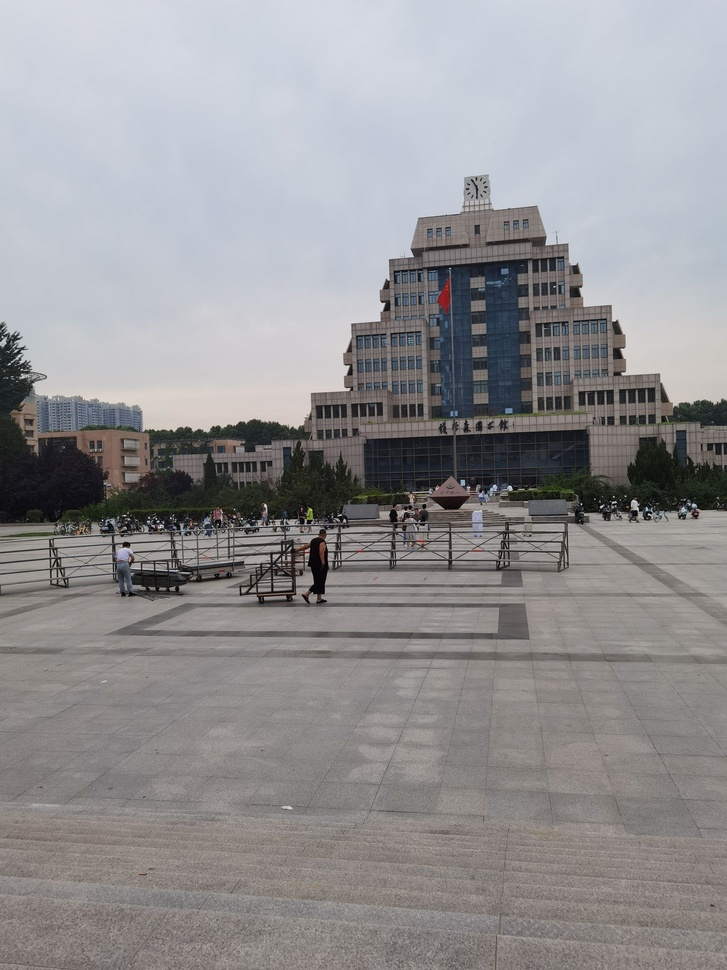
#> input picture 计算机视觉与模式识别/实验/Lab2-Panorama Stiching/Panorama_Stiching/images1/1-3.jpg, 727 x 970 px, shrunk from 1536 x 2048 before the run; its folder holds 4 pictures in this run; the run also reads 1 picture not shown here
$ python main.py
#> lines starting #> are read from the running program, lines starting #| are printed output that depends on the picture; after the words box and inside, x2 and y2 are one past the last pixel; in counts of white or black regions, pixels touching at a corner belong together
### 计算机视觉与模式识别/实验/Lab2-Panorama Stiching/Panorama_Stiching/Image_stiching.py
import numpy as np
import cv2
from NccFeature import extractNccFeature
from Ransac import ransac
from Transform import transform


def stiching(im1, im2, interactive=False):
    # show images before stiching
    im_cat = None
    if interactive:
        im_cat = np.concatenate((im1, im2), axis=1)
        cv2.imshow('', im_cat)
        cv2.waitKey(0)
        cv2.destroyAllWindows()

    # get SIFT feature points
    sift = cv2.SIFT_create()
    key_points1, _ = sift.detectAndCompute(im1, None)
    Loca1 = np.array([kp.pt for kp in key_points1]).reshape(-1, 2).astype(int)
    key_points2, _ = sift.detectAndCompute(im2, None)
    Loca2 = np.array([kp.pt for kp in key_points2]).reshape(-1, 2).astype(int)

    # match feature points
    description1 = extractNccFeature(im1, Loca1, [20])
    description2 = extractNccFeature(im2, Loca2, [20])
    dist = np.dot(description1, description2.T)

    # get matching point pairs
    vals = np.max(dist, axis=1)
    indexes = np.argmax(dist, axis=1)
    threshold = 0.75
    index1 = np.where(vals > threshold)[0]
    index2 = indexes[index1]
    Loca1 = Loca1[index1, :]
    Loca2 = Loca2[index2, :]

    # show matching point pairs
    if interactive:
        for i in range(len(Loca1)):
            cv2.circle(im_cat, (int(Loca1[i, 0]), int(Loca1[i, 1])), 5, (0, 0, 255), 2)
            cv2.circle(im_cat, (int(Loca2[i, 0] + im1.shape[1]), int(Loca2[i, 1])), 5, (0, 255, 0), 2)
        cv2.imshow('', im_cat)
        cv2.waitKey(0)
        cv2.destroyAllWindows()

    # use RANSAC to get the best Homography Matrix
    trials = 10000
    H, _ = ransac(Loca2, Loca1, trials)

    # get boundary point after img2 transformation
    nx2, ny2 = im2.shape[1], im2.shape[0]
    x_bound2 = np.array([0, nx2 - 1, nx2 - 1, 0])
    y_bound2 = np.array([0, 0, ny2 - 1, ny2 - 1])
    bound_transformed = transform(H, np.vstack((x_bound2, y_bound2)).T).T

    # get boundary point of stiching image
    nx1, ny1 = im1.shape[1], im1.shape[0]
    xlo = int(np.floor(np.min([0, np.min(bound_transformed[0, :])])))
    xhi = int(np.ceil(np.max([nx1 - 1, np.max(bound_transformed[0, :])])))
    ylo = int(np.floor(np.min([0, np.min(bound_transformed[1, :])])))
    yhi = int(np.ceil(np.max([ny1 - 1, np.max(bound_transformed[1, :])])))

    bounds = np.empty((2, 4), dtype=object)
    # coordinate transformation of boundary point
    bounds[0, 0] = np.array([[0, nx1 - 1, nx1 - 1, 0], [0, 0, ny1 - 1, ny1 - 1]]) + np.array([[-xlo], [-ylo]])
    bounds[1, 0] = bound_transformed + np.array([[-xlo], [-ylo]])

    # transformation matrix to img1
    bounds[0, 1] = np.eye(3)
    bounds[1, 1] = H

    # mask matrix
    sigma = 0.75
    xg1, yg1 = np.meshgrid(np.arange(0, nx1), np.arange(0, ny1))
    mask1 = ((xg1 - nx1 / 2.0) ** 2) / ((sigma * nx1) ** 2) + ((yg1 - ny1 / 2.0) ** 2) / ((sigma * ny1) ** 2)
    xg2, yg2 = np.meshgrid(np.arange(0, nx2), np.arange(0, ny2))
    mask2 = ((xg2 - nx2 / 2.0) ** 2) / ((sigma * nx2) ** 2) + ((yg2 - ny2 / 2.0) ** 2) / ((sigma * ny2) ** 2)
    bounds[0, 2] = np.exp(-mask1)
    bounds[1, 2] = np.exp(-mask2)

    # img matrix
    bounds[0, 3] = im1
    bounds[1, 3] = im2

    nc = im1.shape[2]
    imTotal = np.zeros((yhi - ylo + 1, xhi - xlo + 1, nc))
    maskTotal = np.zeros((yhi - ylo + 1, xhi - xlo + 1))

    # forward transformation
    for i in range(2):
        xlo_i = int(np.floor(np.min(bounds[i, 0][0, :])))
        xhi_i = int(np.ceil(np.max(bounds[i, 0][0, :])))
        ylo_i = int(np.floor(np.min(bounds[i, 0][1, :])))
        yhi_i = int(np.ceil(np.max(bounds[i, 0][1, :])))

        xg_i, yg_i = np.meshgrid(np.arange(xlo_i, xhi_i + 1), np.arange(ylo_i, yhi_i + 1))

        M = bounds[i, 1]
        coord = transform(np.linalg.inv(M),
                          (np.vstack([xg_i.reshape(-1, order='F'), yg_i.reshape(-1, order='F')])
                           + np.array([[xlo], [ylo]])).T).T
        x_coord = coord[0, :].reshape(xg_i.shape, order='F')
        y_coord = coord[1, :].reshape(yg_i.shape, order='F')

        im_i = np.zeros((yhi_i - ylo_i + 1, xhi_i - xlo_i + 1, nc))

        for j in range(nc):
            im_i[:, :, j] = cv2.remap(bounds[i, 3][:, :, j], x_coord.astype(np.float32), y_coord.astype(np.float32),
                                      cv2.INTER_LINEAR, borderMode=cv2.BORDER_CONSTANT, borderValue=0)

        mask_i = cv2.remap(bounds[i, 2], x_coord.astype(np.float32), y_coord.astype(np.float32),
                           cv2.INTER_LINEAR, borderMode=cv2.BORDER_CONSTANT, borderValue=0)

        # show transformed image and mask
        if interactive:
            cv2.imshow('', im_i.astype('uint8'))
            cv2.waitKey(0)
            cv2.destroyAllWindows()
            cv2.imshow('', mask_i)
            cv2.waitKey(0)
            cv2.destroyAllWindows()

        imTotal[ylo_i: yhi_i + 1, xlo_i: xhi_i + 1, :] += im_i * np.tile(mask_i[:, :, np.newaxis], (1, 1, nc))
        maskTotal[ylo_i: yhi_i + 1, xlo_i: xhi_i + 1] += mask_i

    imTotal /= np.dstack(((maskTotal + 1e-20), (maskTotal + 1e-20), (maskTotal + 1e-20)))
    imTotal = imTotal.astype('uint8')

    # show stiching image
    if interactive:
        cv2.imshow('', imTotal)
        cv2.waitKey(0)
        cv2.destroyAllWindows()

    return imTotal

### 计算机视觉与模式识别/实验/Lab2-Panorama Stiching/Panorama_Stiching/NccFeature.py
import numpy as np


def extractNccFeature(img, Loca, half_sz=None):
    if half_sz is None:
        half_sz = [12, 12]
    elif len(half_sz) <= 1:
        half_sz = [half_sz[0], half_sz[0]]
    else:
        half_sz = half_sz[0:2]
    half_sz = np.round(half_sz).astype(int)
    half_sz[half_sz < 1] = 1

    nc = img.shape[2]
    dim = np.prod(2 * half_sz + 1)
    description = np.zeros((Loca.shape[0], nc * dim))

    img = img.astype(np.float32)

    for i in range(Loca.shape[0]):
        x, y = Loca[i, :]

        xlo = max([0, x - half_sz[0]])
        xhi = min([img.shape[1] - 1, x + half_sz[0]])
        ylo = max([0, y - half_sz[1]])
        yhi = min([img.shape[0] - 1, y + half_sz[1]])

        sub_img = img[ylo: yhi + 1, xlo: xhi + 1, :]
        size = (xhi - xlo + 1) * (yhi - ylo + 1) * 3
        description[i, 0:size] = sub_img.flatten()

    description -= np.tile(np.mean(description, axis=1)[:, np.newaxis], (1, nc * dim))
    description /= np.tile(np.sqrt(np.sum(description ** 2, axis=1) + 1e-20)[:, np.newaxis], (1, nc * dim))

    return description

### 计算机视觉与模式识别/实验/Lab2-Panorama Stiching/Panorama_Stiching/Ransac.py
import numpy as np
from Homography import GetHomography
from Transform import transform


def ransac(points1, points2, trials):
    # Check the input
    if points1.shape != points2.shape:
        raise ValueError('The points should be given in pair!')
    if points1.shape[1] != 2:
        raise ValueError('The points should be given in Nx2 format!')
    if points1.shape[0] < 4:
        raise ValueError('At least 4 points are required!')

    # Check the number of trials
    trials = 20 if trials < 20 else trials

    # Set the random state
    seed = 1234
    np.random.seed(seed)

    # Do the random experiments
    inliers = []
    num_inliers = np.zeros(trials)
    th_inliner = 20
    for i in range(trials):
        # Randomly picking 4 points
        x = np.random.choice(points1.shape[0], 4)

        # Estimate the Homography matrix
        A = GetHomography(points1[x, :], points2[x, :])

        # Get the inlier indexes
        L12 = transform(A, points1)
        d = np.sqrt(np.sum((L12 - points2) ** 2, axis=1))
        inlier_idxs = np.where(d < th_inliner)[0]
        inliers.append((A, inlier_idxs))

        # Get the number of inliers
        num_inliers[i] = len(inlier_idxs)

    # Get the optimal solution
    idx = np.argmax(num_inliers)
    A, inlier_idxs = inliers[idx]

    return A, inlier_idxs

### 计算机视觉与模式识别/实验/Lab2-Panorama Stiching/Panorama_Stiching/Crop_image.py
import cv2
import numpy as np


def crop(img):
    gray = cv2.cvtColor(img, cv2.COLOR_BGR2GRAY) if len(img.shape) == 3 else img
    _, gray = cv2.threshold(gray, 1, 255, cv2.THRESH_BINARY)

    height, width = img.shape[:2]

    up = -1
    count = width
    while count > width / 4 and up < height - 1:
        up += 1
        count = np.count_nonzero(gray[up, :] == 0)

    down = height
    count = width
    while count > width / 4 and down > up:
        down -= 1
        count = np.count_nonzero(gray[down, :] == 0)

    height = down - up + 1

    left = -1
    count = height
    while count > height / 4 and left < width - 1:
        left += 1
        count = np.count_nonzero(gray[up: down+1, left] == 0)

    right = width
    count = height
    while count > height / 4 and right > left:
        right -= 1
        count = np.count_nonzero(gray[up: down+1, right] == 0)

    cropped_img = img[up: down+1, left: right+1]

    return cropped_img

### 计算机视觉与模式识别/实验/Lab2-Panorama Stiching/Panorama_Stiching/Homography.py
import numpy as np


def GetHomography(p1, p2):
    if p1.shape != p2.shape:
        raise ValueError('The points should be given in pair!')
    if p1.shape != (4, 2):
        raise ValueError('The points should be given in 4x2 format!')

    A = np.zeros((8, 9))
    for i in range(4):
        x1, y1 = p1[i]
        x2, y2 = p2[i]
        A[2 * i] = [x1, y1, 1, 0, 0, 0, -x1 * x2, -y1 * x2, -x2]
        A[2 * i + 1] = [0, 0, 0, x1, y1, 1, -x1 * y2, -y1 * y2, -y2]

    U, S, V = np.linalg.svd(A)
    H = V[-1, :].reshape((3, 3))

    return H

### 计算机视觉与模式识别/实验/Lab2-Panorama Stiching/Panorama_Stiching/Transform.py
import numpy as np


def transform(A, x):
    if A.shape != (3, 3):
        raise ValueError('The input A should be in 3x3 format!')

    if x.shape[1] != 2:
        raise ValueError('The input x should be in Nx2 format!')
    else:
        x = np.hstack([x, np.ones((x.shape[0], 1))])

    y = np.dot(A, x.T).T
    y /= y[:, 2].reshape(-1, 1) + 1e-20

    return y[:, :2]

### 计算机视觉与模式识别/实验/Lab2-Panorama Stiching/Panorama_Stiching/main.py
import os
import cv2
from Image_stiching import stiching
from Crop_image import crop

if __name__ == '__main__':
    image_path = './images1'
    image_files = os.listdir(image_path)

    '''
    # left perspective
    im1 = cv2.imread(os.path.join(image_path, image_files[0]))
    for i in range(1, len(image_files)):
        im2 = cv2.imread(os.path.join(image_path, image_files[i]))
        im1 = crop(stiching(im1, im2))
        print(i)
    '''

    # center perspective
    center = len(image_files) // 2
    im1 = cv2.imread(os.path.join(image_path, image_files[center]))
#> im1 is the input picture: shape (970, 727, 3); mean B, G, R 147.8, 145.7, 146.9

    i = center
    while i > 0:
        i -= 1
        im2 = cv2.imread(os.path.join(image_path, image_files[i]))
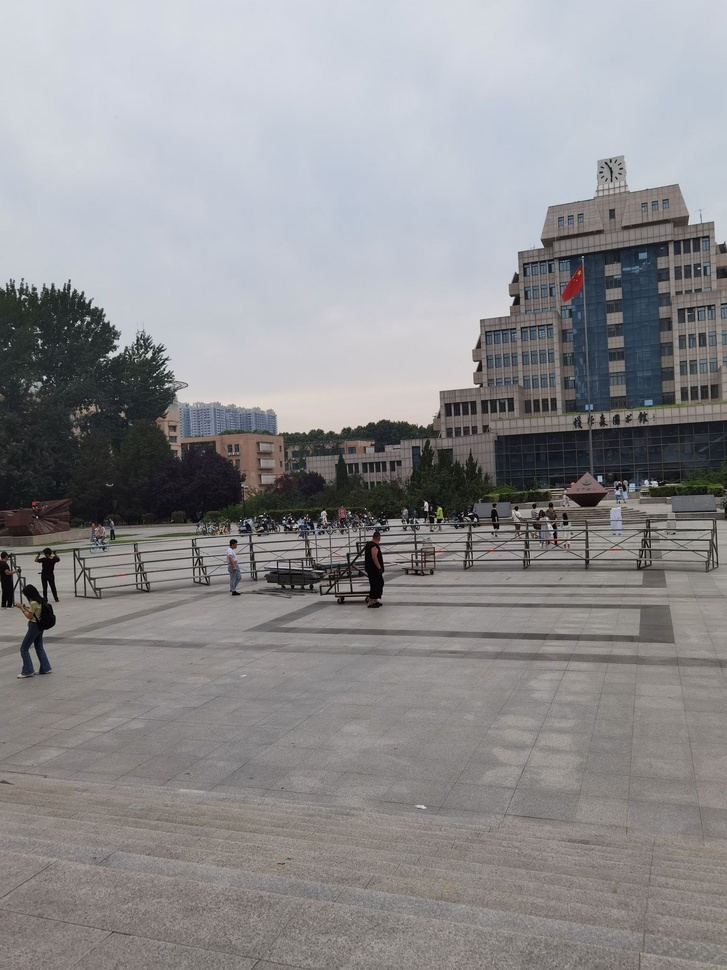
#> input picture 计算机视觉与模式识别/实验/Lab2-Panorama Stiching/Panorama_Stiching/images1/1-2.jpg, 727 x 970 px, shrunk from 1536 x 2048 before the run
#> im2 is the input picture: shape (970, 727, 3); mean B, G, R 143.3, 141.4, 142.1
        im1 = crop(stiching(im1, im2))
#> in stiching, `key_points1, _ = sift.detectAndCompute(im1, None)`: key_points1 = 2141 keypoints; strongest (x, y, size): (344, 520, 2), (265, 506, 2.2), (694, 505, 2.7), (510, 488, 3.4)
#> in stiching, `Loca1 = np.array([kp.pt for kp in key_points1]).reshape(-1, 2).astype(..`: Loca1 = 2141 pairs, first value 7 to 723, second value 174 to 966
#> in stiching, `key_points2, _ = sift.detectAndCompute(im2, None)`: key_points2 = 2242 keypoints; strongest (x, y, size): (45, 377, 2.5), (426, 503, 2.6), (233, 543, 5.4), (79, 322, 2.3)
#> in stiching, `Loca2 = np.array([kp.pt for kp in key_points2]).reshape(-1, 2).astype(..`: Loca2 = 2242 pairs, first value 2 to 723, second value 159 to 965
#> the loop in extractNccFeature, `for i in range(Loca.shape[0]):` made 2141 passes
#> (x, y, xlo, xhi, ylo, yhi, size) on passes 1 to 3: (7, 346, 0, 27, 326, 366, 3444), (7, 334, 0, 27, 314, 354, 3444), (7, 342, 0, 27, 322, 362, 3444)
#> in extractNccFeature, `description /= np.tile(np.sqrt(np.sum(description ** 2, axis=1) + 1e-2..`:
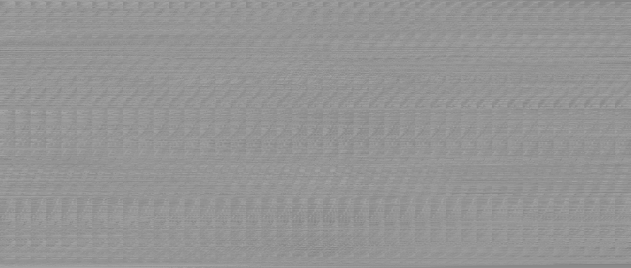
#> description: shape (2141, 5043) float64 (shown at 1/8 size); min -0.203, max 0.145, mean 1.88e-20; drawn with min black and max white
#> the loop in extractNccFeature (call 2), `for i in range(Loca.shape[0]):` made 2242 passes
#> (x, y, xlo, xhi, ylo, yhi, size) on passes 1 to 3: (2, 557, 0, 22, 537, 577, 2829), (3, 605, 0, 23, 585, 625, 2952), (3, 605, 0, 23, 585, 625, 2952)
#> after the loop in stiching, `for i in range(2):`:
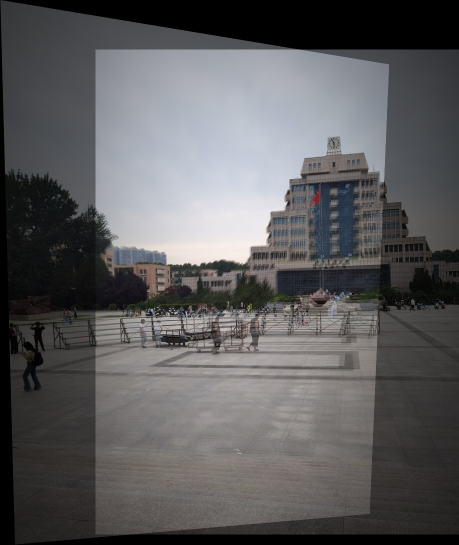
#> imTotal: shape (1090, 918, 3) float64 (shown at 1/2 size); mean of channels 0, 1, 2 157.2, 154.9, 155.8; drawn with min black and max white
#> after the loop in stiching, `for i in range(2):`:
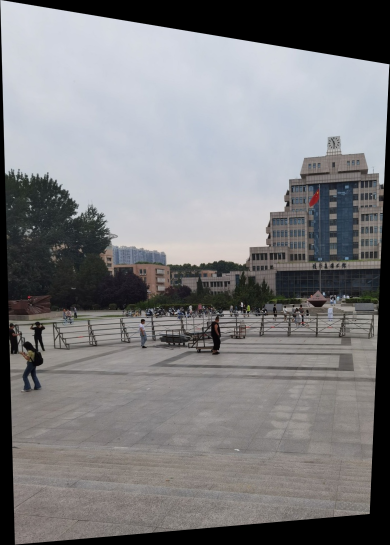
#> im_i: shape (1090, 779, 3) float64 (shown at 1/2 size); mean of channels 0, 1, 2 127.5, 125.4, 125.7; drawn as B, G, R
#> after the loop in stiching, `for i in range(2):`:
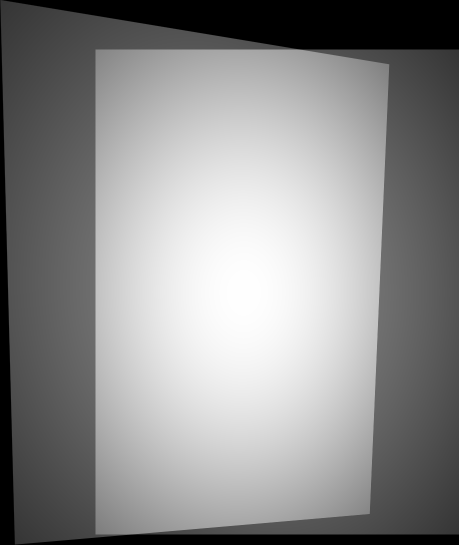
#> maskTotal: shape (1090, 918) float64 (shown at 1/2 size); min 0, max 1.97, mean 1.09; drawn with min black and max white
#> in crop, `_, gray = cv2.threshold(gray, 1, 255, cv2.THRESH_BINARY)`:
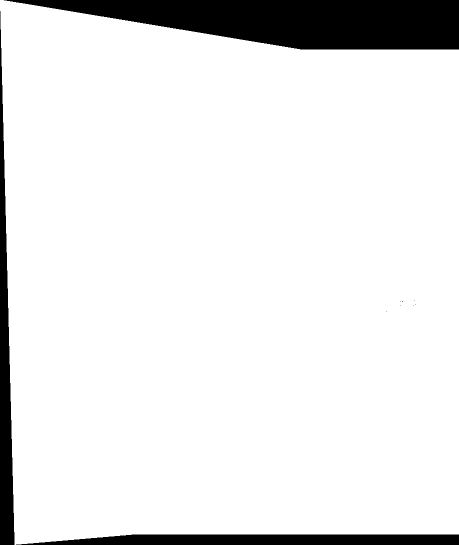
#> gray: shape (1090, 918) (shown at 1/2 size); 90.7% white; 10 black regions (7 under 20 px), largest, box (x1, y1, x2, y2) and area: (8, 0, 918, 99) 60772, (32, 1069, 918, 1090) 16177, (0, 22, 29, 1090) 15882
#> the loop in crop, `while count > width / 4 and up < height - 1:` made 100 passes
#> the loop in crop, `while count > width / 4 and down > up:` made 22 passes
#> the loop in crop, `while count > height / 4 and left < width - 1:` made 23 passes
#> the loop in crop, `while count > height / 4 and right > left:` made 1 pass
#> in crop, `cropped_img = img[up: down+1, left: right+1]`:
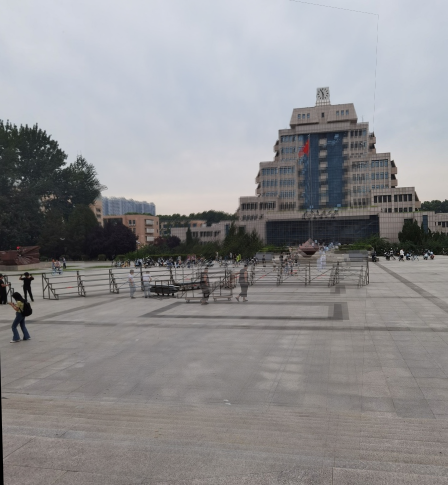
#> cropped_img: shape (970, 896, 3) (shown at 1/2 size); mean of channels 0, 1, 2 143.6, 141.7, 142.6; drawn as B, G, R
        print(i)
#> pass 2 of the loop `while i > 0:`:
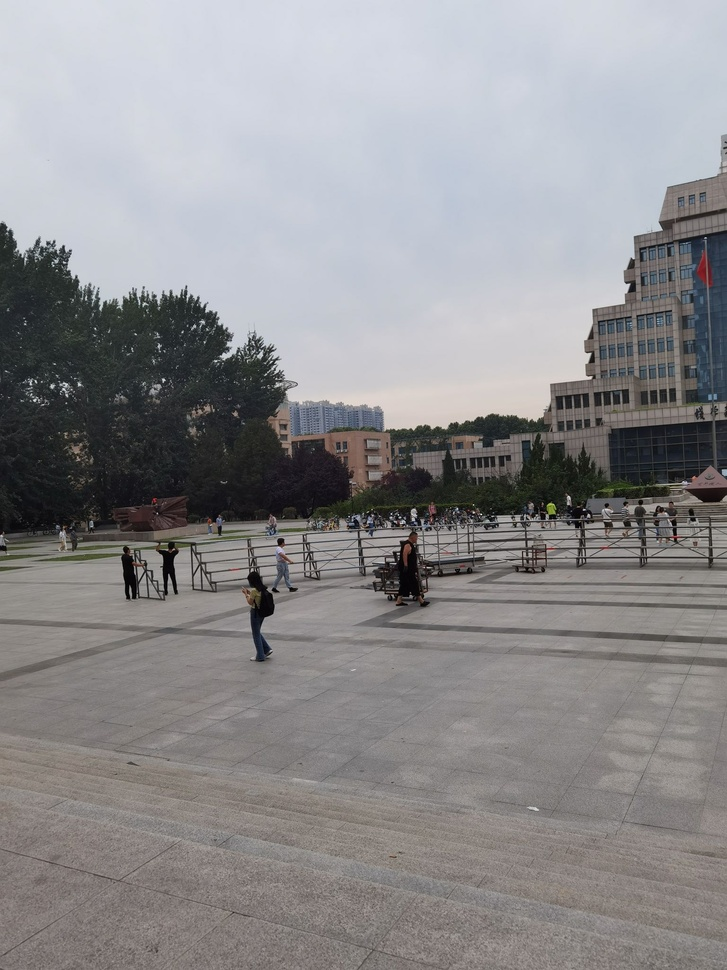
#> input picture 计算机视觉与模式识别/实验/Lab2-Panorama Stiching/Panorama_Stiching/images1/1-1.jpg, 727 x 970 px, shrunk from 1536 x 2048 before the run
#> im2 is the input picture: shape (970, 727, 3); mean B, G, R 142.7, 140.8, 141.8
#> img: shape (970, 896, 3) float32
#> img: shape (970, 727, 3) float32
#> after the loop in extractNccFeature (call 4), `for i in range(Loca.shape[0]):`:
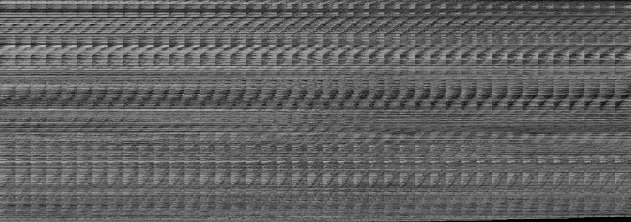
#> description: shape (1776, 5043) float64 (shown at 1/8 size); min 0, max 255, mean 96.7
#> dist: shape (2535, 1776) float64
#> the loop in stiching (call 2), `for i in range(2):` made 2 passes
#> pass 1, in stiching (call 2), `y_coord = coord[1, :].reshape(yg_i.shape, order='F')`:
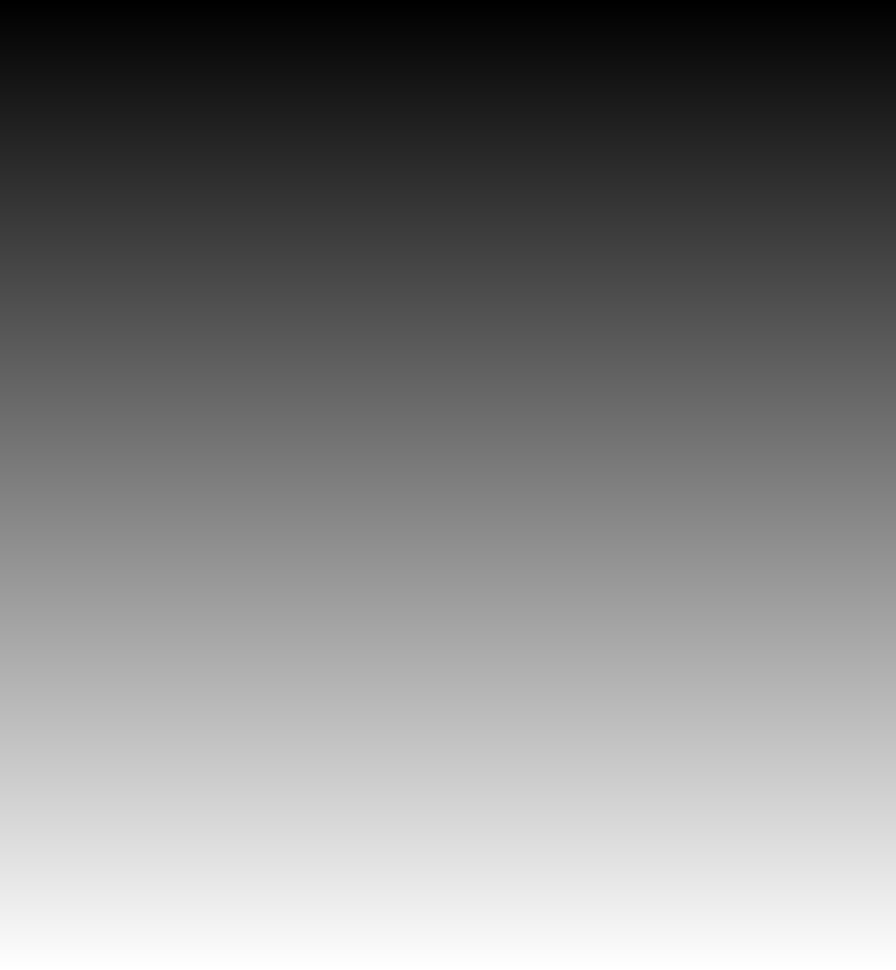
#> y_coord: shape (970, 896) float64; min 0, max 969, mean 484.5; drawn with min black and max white
#> the loop in crop (call 2), `while count > width / 4 and up < height - 1:` made 96 passes
#> the loop in crop (call 2), `while count > width / 4 and down > up:` made 84 passes
#> the loop in crop (call 2), `while count > height / 4 and left < width - 1:` made 11 passes
#> the loop in crop (call 2), `while count > height / 4 and right > left:` made 1 pass

    i = center
    while i < len(image_files) - 1:
        i += 1
        im2 = cv2.imread(os.path.join(image_path, image_files[i]))
        im1 = crop(stiching(im1, im2))
        print(i)

    cv2.imwrite('panorama_image.jpg', im1)
